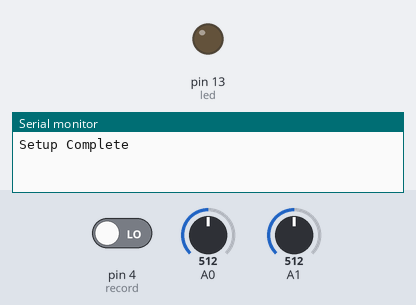
The sketch below on a simulated Arduino Uno, built with avr-gcc and run on an emulated ATmega328P. On the bench: output pins drawn as LEDs (lit = HIGH), the last lines printed to the serial monitor. Inputs (shaded band) come from the test bench; at power-on: pin 4 (record) LOW, A0 = 512, A1 = 512.

Above: at 1.2 s.
1.3 s: pin 4 (record) driven HIGH
3.2 s: pin 4 (record) driven LOW
At 4.6 s:
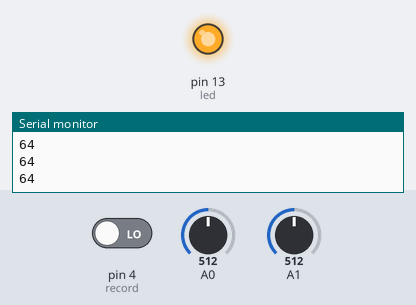
Timing chart, 0 to 6.2 s (numbered marks = the images above; inputs shaded):
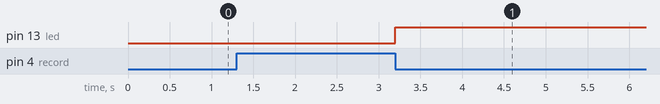

The sketch:

controlRecorder0_4.ino
```cpp
const  int sampleRange = 800;

byte xPos[sampleRange];
byte yPos[sampleRange];
byte rangeCount = 0;

const byte record = 4;
const byte led = 13;
byte recordFlag = 0;
byte recording = 0;
byte play = 0;

unsigned long milliSamp;

void setup(){
  Serial.begin(9600);
  pinMode(led, OUTPUT);
  for(int i = 0; i < sampleRange; i++)
    xPos[i] = 511;

  for(int j = 0; j < sampleRange; j++)
    yPos[j] = 511;

    pinMode(record, INPUT);
    Serial.print("Setup Complete");
}

void loop(){
  if((digitalRead(record) == HIGH) && (recordFlag == 0)){
    recording = 1;
    recordFlag = 1;
    rangeCount = 0;
    delay(50);
    digitalWrite(led, LOW);
    milliSamp = millis();
  }
  recordSequence();
  playSequence();
  //if((digitalRead(record) == LOW) && (recordFlag == 1)){
  //  recordFlag = 0;
  //}
}


void recordSequence(){
  while(recording == 1){
    if((millis() - milliSamp) >= 10){
      xPos[rangeCount] = (analogRead(A0))/8;
      Serial.println(xPos[rangeCount]);
      yPos[rangeCount] = (analogRead(A1))/8;
      rangeCount = rangeCount++;
      milliSamp = millis();
    }
    if(rangeCount > sampleRange){
      recordFlag = 0;
      recording = 0;
      play = 1;
      rangeCount = 0;
    }
    if((digitalRead(record) == LOW) && (recordFlag == 1)){
      recordFlag = 0;
      recording = 0;
      play = 1;
      rangeCount = 0;
    }
  }
}

void playSequence(){
  while(play == 1){
    digitalWrite(led, HIGH);
    if((millis() - milliSamp) >= 10){
      Serial.println(xPos[rangeCount]);
      rangeCount = rangeCount++;
      if(rangeCount > sampleRange){
        rangeCount = 0;
      }
      milliSamp = millis();


    }
    if((digitalRead(record) == HIGH) && (recordFlag == 0)){
      recordFlag = 1;
      delay(20);
    }
    if((digitalRead(record) == LOW) && (recordFlag == 1)){
      delay(20);
      recordFlag = 0;
      play = 0;
      recording = 0;
      rangeCount = 0;
      digitalWrite(led, LOW);
    }


  }
}
```

mux.ino
```cpp

```

Measured:
- after the input at 3.2 s, pin 13 (led): LOW → HIGH at once
